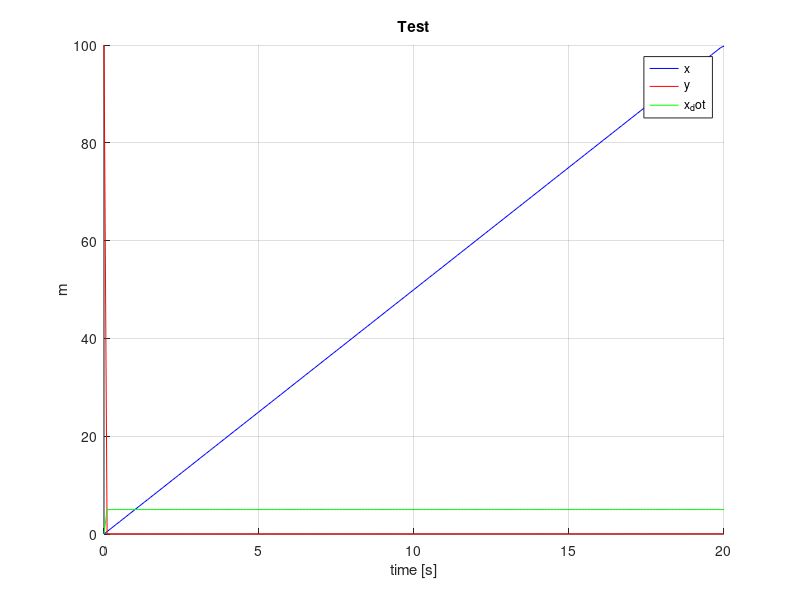
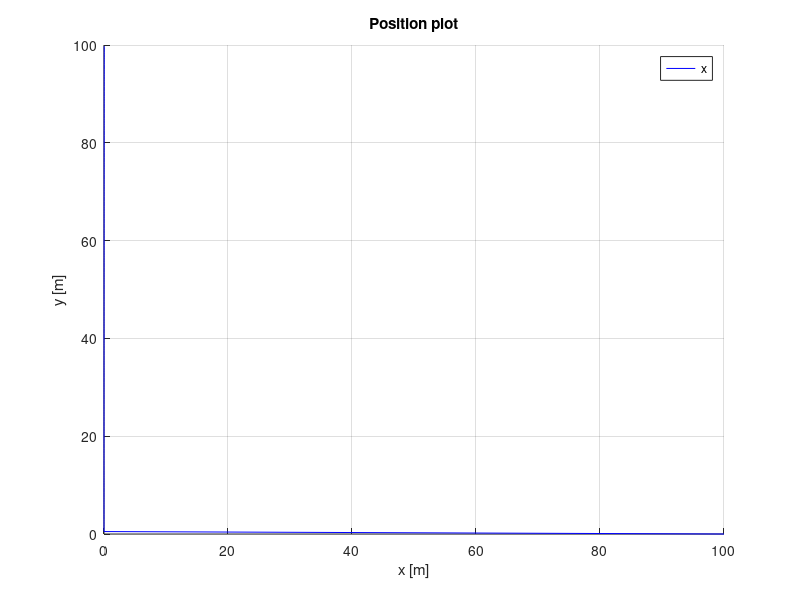

Here is the MATLAB script that generated these plots, in order:
%% Data init
N = 200;
h = 0.1;
U = 5;
delta = 0;

%Nomoto 
T = 20;
k = 0.1;
bias = 0.001;

numerator1 = [k*U];
denominator1 = [T 1 0 0];
h1 = tf(numerator1,denominator1);

numerator2 = [U];
denominator2 = [T 1 0 0];
h2 = tf(numerator2,denominator2);

%Initial conditions
x0 = 0; % Meters
y0 = 100; % Meters
psi0 = 0; % rad
r0 = 0; % rad/s

%Velocity equations
x_dot = @(psi, U) [U*cos(psi)];
y_dot = @(psi, U) [U*sin(psi)];

%Storage
x_dot_store = zeros(N+1, 1);        % memory allocation
y_dot_store = zeros(N+1, 1);        % memory allocation
x_store = zeros(N+1, 1);        % memory allocation
y_store = zeros(N+1, 1);        % memory allocation
table = zeros(N+1, 3);        % memory allocation

%PID init
k_p = 0.001;
k_i = 1;
k_d = 1;

%Cross track error
% y = K*U*(T*exp(-t/T)+t-T)*delta+U*(T*exp(-t/T)+t-T)*bias;

% State init
x_store(1) = x0;
y_store(1) = y0;
x_dot_store(1) = 0;
y_dot_store(1) = 0;
psi = 0;

for i = 1:N+1
    
    t = (i-1)*h; 
    
    %PID
    delta = -k_p*y_store(i);%-y_dot_store(i);
    
    %Simulation
    psi = k*(1-exp(-t/T))*delta+bias*(1-exp(-t/T));
    
    x_dot_store(i+1) = x_dot(psi, U);
    y_dot_store(i+1) = y_dot(psi, U);
    
    %Obtainging position
    x_store(i+1) = trapz(h, x_dot_store); % Integrerer opp x_dot
    y_store(i+1) = trapz(h, y_dot_store); % Integrerer opp y_dot
    
    table(i, :) = [t, psi, delta];
    
end

%% PLOT FIGURES
t = table(:,1);  
psi = table(:, 2);
delta = table(:, 3);

x_store = x_store(1:end-1);
y_store = y_store(1:end-1);
x_dot_store = x_dot_store(1:end-1);
y_dot_store = y_dot_store(1:end-1);

figure (1); clf;
hold on;
plot(t, x_store, 'b');
plot(t, y_store, 'r');
plot(t, x_dot_store, 'g');
hold off;
grid on;
legend('x', 'y', 'x_dot');
title('Test');
xlabel('time [s]'); 
ylabel('m');

figure (2); clf;
hold on;
plot(y_store, x_store, 'b');
hold off;
grid on;
legend('x');
title('Position plot');
xlabel('x [m]'); 
ylabel('y [m]');

